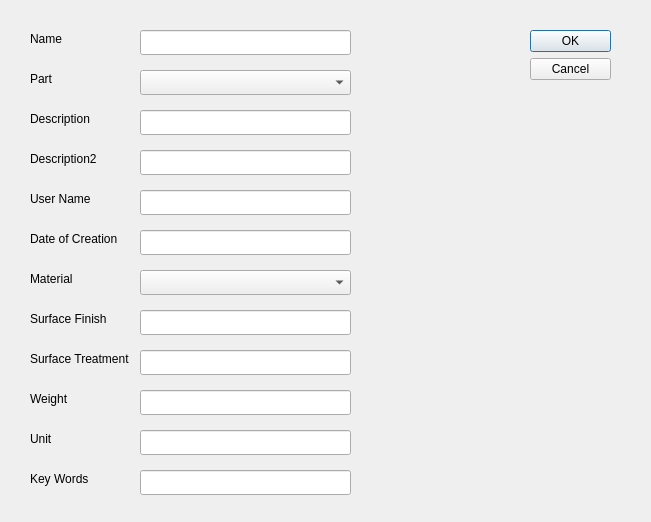
<?xml version="1.0" encoding="UTF-8"?>
<ui version="4.0">
 <class>Dialog</class>
 <widget class="QDialog" name="Dialog">
  <property name="geometry">
   <rect>
    <x>0</x>
    <y>0</y>
    <width>651</width>
    <height>522</height>
   </rect>
  </property>
  <property name="windowTitle">
   <string>Dialog</string>
  </property>
  <widget class="QDialogButtonBox" name="buttonBox">
   <property name="geometry">
    <rect>
     <x>530</x>
     <y>30</y>
     <width>81</width>
     <height>91</height>
    </rect>
   </property>
   <property name="orientation">
    <enum>Qt::Vertical</enum>
   </property>
   <property name="standardButtons">
    <set>QDialogButtonBox::Cancel|QDialogButtonBox::Ok</set>
   </property>
  </widget>
  <widget class="QLineEdit" name="descriptionEdit">
   <property name="geometry">
    <rect>
     <x>140</x>
     <y>110</y>
     <width>211</width>
     <height>25</height>
    </rect>
   </property>
  </widget>
  <widget class="QLineEdit" name="weightEdit">
   <property name="geometry">
    <rect>
     <x>140</x>
     <y>390</y>
     <width>211</width>
     <height>25</height>
    </rect>
   </property>
  </widget>
  <widget class="QLineEdit" name="surfaceTreatmentEdit">
   <property name="geometry">
    <rect>
     <x>140</x>
     <y>350</y>
     <width>211</width>
     <height>25</height>
    </rect>
   </property>
  </widget>
  <widget class="QLabel" name="label_2">
   <property name="geometry">
    <rect>
     <x>30</x>
     <y>110</y>
     <width>91</width>
     <height>17</height>
    </rect>
   </property>
   <property name="text">
    <string>Description</string>
   </property>
  </widget>
  <widget class="QLabel" name="label">
   <property name="geometry">
    <rect>
     <x>30</x>
     <y>30</y>
     <width>81</width>
     <height>17</height>
    </rect>
   </property>
   <property name="text">
    <string>Name</string>
   </property>
  </widget>
  <widget class="QLabel" name="label_4">
   <property name="geometry">
    <rect>
     <x>30</x>
     <y>190</y>
     <width>91</width>
     <height>17</height>
    </rect>
   </property>
   <property name="text">
    <string>User Name</string>
   </property>
  </widget>
  <widget class="QLabel" name="label_9">
   <property name="geometry">
    <rect>
     <x>30</x>
     <y>390</y>
     <width>111</width>
     <height>17</height>
    </rect>
   </property>
   <property name="text">
    <string>Weight</string>
   </property>
  </widget>
  <widget class="QLineEdit" name="keyWordsEdit">
   <property name="geometry">
    <rect>
     <x>140</x>
     <y>470</y>
     <width>211</width>
     <height>25</height>
    </rect>
   </property>
  </widget>
  <widget class="QLineEdit" name="userNameEdit">
   <property name="geometry">
    <rect>
     <x>140</x>
     <y>190</y>
     <width>211</width>
     <height>25</height>
    </rect>
   </property>
  </widget>
  <widget class="QComboBox" name="partCombo">
   <property name="geometry">
    <rect>
     <x>140</x>
     <y>70</y>
     <width>211</width>
     <height>25</height>
    </rect>
   </property>
  </widget>
  <widget class="QLabel" name="label_5">
   <property name="geometry">
    <rect>
     <x>30</x>
     <y>230</y>
     <width>91</width>
     <height>17</height>
    </rect>
   </property>
   <property name="text">
    <string>Date of Creation</string>
   </property>
  </widget>
  <widget class="QLabel" name="label_6">
   <property name="geometry">
    <rect>
     <x>30</x>
     <y>270</y>
     <width>91</width>
     <height>17</height>
    </rect>
   </property>
   <property name="text">
    <string>Material</string>
   </property>
  </widget>
  <widget class="QLineEdit" name="dateEdit">
   <property name="geometry">
    <rect>
     <x>140</x>
     <y>230</y>
     <width>211</width>
     <height>25</height>
    </rect>
   </property>
  </widget>
  <widget class="QComboBox" name="materialCombo">
   <property name="geometry">
    <rect>
     <x>140</x>
     <y>270</y>
     <width>211</width>
     <height>25</height>
    </rect>
   </property>
  </widget>
  <widget class="QLineEdit" name="description2Edit">
   <property name="geometry">
    <rect>
     <x>140</x>
     <y>150</y>
     <width>211</width>
     <height>25</height>
    </rect>
   </property>
  </widget>
  <widget class="QLabel" name="label_8">
   <property name="geometry">
    <rect>
     <x>30</x>
     <y>350</y>
     <width>111</width>
     <height>17</height>
    </rect>
   </property>
   <property name="text">
    <string>Surface Treatment</string>
   </property>
  </widget>
  <widget class="QLabel" name="lbl">
   <property name="geometry">
    <rect>
     <x>420</x>
     <y>250</y>
     <width>171</width>
     <height>161</height>
    </rect>
   </property>
   <property name="text">
    <string/>
   </property>
  </widget>
  <widget class="QLineEdit" name="surfaceEditEdit">
   <property name="geometry">
    <rect>
     <x>140</x>
     <y>310</y>
     <width>211</width>
     <height>25</height>
    </rect>
   </property>
  </widget>
  <widget class="QLabel" name="label_11">
   <property name="geometry">
    <rect>
     <x>30</x>
     <y>470</y>
     <width>111</width>
     <height>17</height>
    </rect>
   </property>
   <property name="text">
    <string>Key Words</string>
   </property>
  </widget>
  <widget class="QLabel" name="label_12">
   <property name="geometry">
    <rect>
     <x>30</x>
     <y>70</y>
     <width>81</width>
     <height>17</height>
    </rect>
   </property>
   <property name="text">
    <string>Part</string>
   </property>
  </widget>
  <widget class="QLineEdit" name="nameEdit">
   <property name="geometry">
    <rect>
     <x>140</x>
     <y>30</y>
     <width>211</width>
     <height>25</height>
    </rect>
   </property>
  </widget>
  <widget class="QLineEdit" name="unitEdit">
   <property name="geometry">
    <rect>
     <x>140</x>
     <y>430</y>
     <width>211</width>
     <height>25</height>
    </rect>
   </property>
  </widget>
  <widget class="QLabel" name="label_3">
   <property name="geometry">
    <rect>
     <x>30</x>
     <y>150</y>
     <width>91</width>
     <height>17</height>
    </rect>
   </property>
   <property name="text">
    <string>Description2</string>
   </property>
  </widget>
  <widget class="QLabel" name="label_10">
   <property name="geometry">
    <rect>
     <x>30</x>
     <y>430</y>
     <width>111</width>
     <height>17</height>
    </rect>
   </property>
   <property name="text">
    <string>Unit</string>
   </property>
  </widget>
  <widget class="QLabel" name="label_7">
   <property name="geometry">
    <rect>
     <x>30</x>
     <y>310</y>
     <width>91</width>
     <height>17</height>
    </rect>
   </property>
   <property name="text">
    <string>Surface Finish</string>
   </property>
  </widget>
 </widget>
 <resources/>
 <connections>
  <connection>
   <sender>buttonBox</sender>
   <signal>accepted()</signal>
   <receiver>Dialog</receiver>
   <slot>accept()</slot>
   <hints>
    <hint type="sourcelabel">
     <x>248</x>
     <y>254</y>
    </hint>
    <hint type="destinationlabel">
     <x>157</x>
     <y>274</y>
    </hint>
   </hints>
  </connection>
  <connection>
   <sender>buttonBox</sender>
   <signal>rejected()</signal>
   <receiver>Dialog</receiver>
   <slot>reject()</slot>
   <hints>
    <hint type="sourcelabel">
     <x>316</x>
     <y>260</y>
    </hint>
    <hint type="destinationlabel">
     <x>286</x>
     <y>274</y>
    </hint>
   </hints>
  </connection>
 </connections>
</ui>
